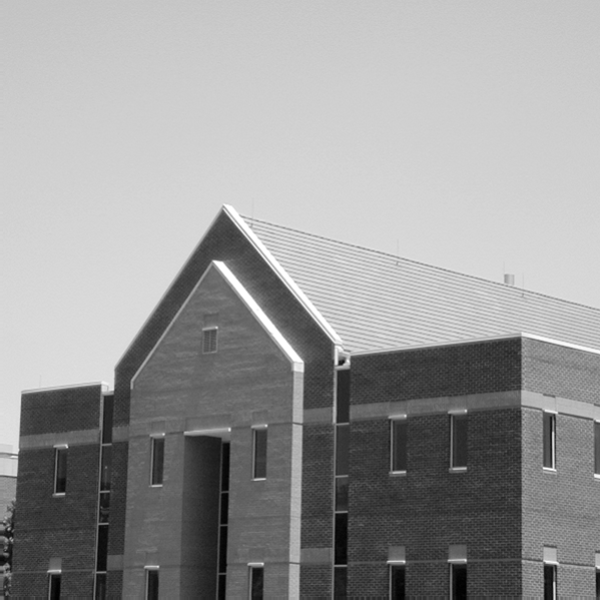
#> input picture Exercise_4/Images/building.tif, 600 x 600 px, found by its file name
$ jupyter execute Ex4_190095C.ipynb   (older library calls are emulated)
#> lines starting #> are read from the running program, lines starting #| are printed output that depends on the picture; after the words box and inside, x2 and y2 are one past the last pixel; in counts of white or black regions, pixels touching at a corner belong together
### Name - Bolonghe B.P.M
### Index No - 190095C

[cell 1]
# Question 1

import numpy as np
import cv2 as cv
import matplotlib.pyplot as plt
from mpl_toolkits.mplot3d import Axes3D
from matplotlib import cm
fig,ax = plt.subplots(1,2,figsize=(16,8))
ax1 = fig.add_subplot(121, projection='3d')
ax2 = fig.add_subplot(122, projection='3d')


delta=0.1
xx,yy = np.meshgrid(np.arange(-5,5+delta,delta),np.arange(-5,5+delta,delta))

sigma = 1
g = np.exp(-(xx**2 + yy**2)/(2*sigma**2))
print(np.sum(g))
g/=np.sum(g)
print('puk')
print(np.sum(g))
sobel_v=np.array([[-1,-2,-1],[0,0,0],[1,2,1]], dtype=np.float32)
g_x = cv.filter2D(g,-1,sobel_v)

sobel_h=np.array([[-1,0,1],[-2,0,2],[-1,0,1]], dtype=np.float32)
g_y = cv.filter2D(g,-1,sobel_h)

surf1= ax1.plot_surface(xx,yy,g_x,cmap=cm.jet,linewidth=0,antialiased=True)
surf2= ax2.plot_surface(xx,yy,g_y,cmap=cm.jet,linewidth=0,antialiased=True)
ax1.axis('off')
ax2.axis('off')
plt.show()

[cell 2]
g = np.exp(-(xx**2 + yy**2)/(2*sigma**2))/(2*np.pi*sigma**2)
print(np.sum(g))

[cell 3]
### Question2
import numpy as np
import cv2 as cv
import matplotlib.pyplot as plt

im = cv.imread(r'D:\PasinduManodara\Documents\OneDrive - University of Moratuwa\Academic Semester 4\EN2550 - Fundamentals of Image Processing and Machine Vision\coding assignments\Exercise_4\Images\building.tif',cv.IMREAD_COLOR)
#> im is the input picture: shape (600, 600, 3); min 0, max 255, mean 152.8
assert im is not None

gray=cv.cvtColor(im, cv.COLOR_BGR2GRAY)
gray =np.float32(gray)
dst = cv.cornerHarris(gray,2,3,0.04)

dst = cv.dilate(dst, None)
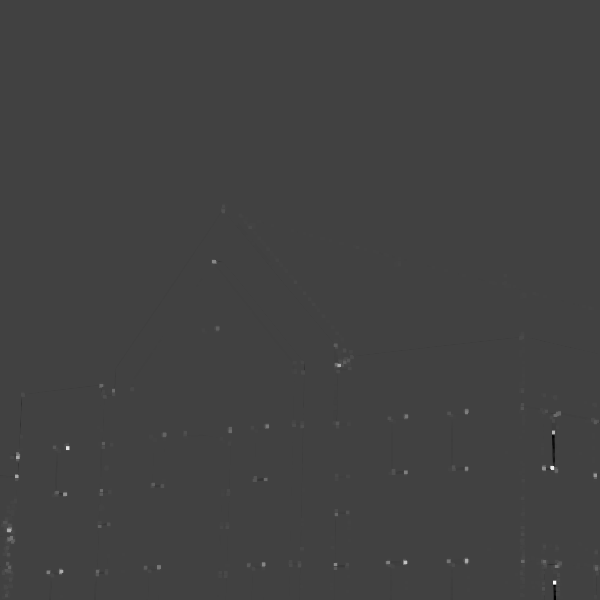
#> dst: shape (600, 600) float32; min -7770649.5, max 22525724, mean 21524.3; drawn with min black and max white
im[dst>0.01*dst.max()]=[0,0,255]
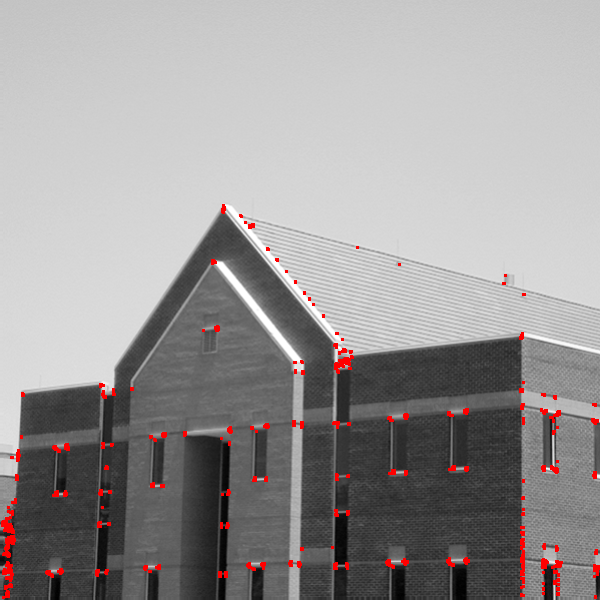
#> im: shape (600, 600, 3); 1.29% of pixels changed, all inside (x1, y1, x2, y2) = (1, 204, 600, 599)

plt.figure(figsize=(10,10))
plt.imshow(im)
plt.show()
#cv.imshow('dst',im)
#cv.waitKey(0)
#cv.destroyAllWindows()

[cell 4]
### Question 3

import numpy as np
import cv2 as cv
import matplotlib.pyplot as plt
from skimage.feature import peak_local_max

im = cv.imread(r'D:\PasinduManodara\Documents\OneDrive - University of Moratuwa\Academic Semester 4\EN2550 - Fundamentals of Image Processing and Machine Vision\coding assignments\Exercise_4\Images\building.tif',cv.IMREAD_COLOR)
assert im is not None

I = cv.cvtColor(im,cv.COLOR_BGR2GRAY)
I = np.float32(I)
sobel_v=np.array([[-1,-2,-1],[0,0,0],[1,2,1]], dtype=np.float32)
g_x = cv.filter2D(g,-1,sobel_v)

sobel_h=np.array([[-1,0,1],[-2,0,2],[-1,0,1]], dtype=np.float32)
g_y = cv.filter2D(g,-1,sobel_h)

Ix= cv.filter2D(I,-1,sobel_v)
Iy= cv.filter2D(I,-1,sobel_h)

sigma =3
ksize =7
m11 = cv.GaussianBlur(Ix*Ix,(ksize, ksize),sigma)
m12= cv.GaussianBlur(Ix*Iy,(ksize, ksize),sigma)
m21 = m12
m22 = cv.GaussianBlur(Iy*Iy,(ksize, ksize),sigma)

det = m11*m22-m12*m21
trace = m11+m22
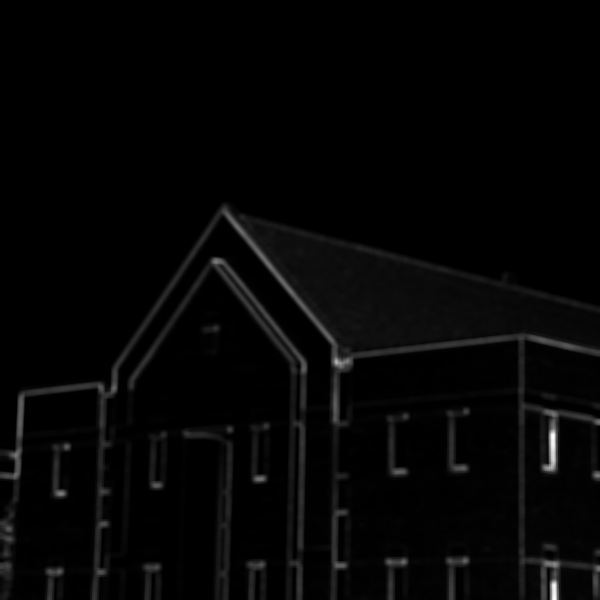
#> trace: shape (600, 600) float32; min 5.74, max 217900.3, mean 4656.9; drawn with min black and max white
alpha = 0.04
R = det - alpha*trace**2
R[R<1e8]=0
coordinates = peak_local_max(R,min_distance=2)
#> coordinates = 93 pairs, first value 211 to 594, second value 5 to 597

fig,ax = plt.subplots(2,2,figsize=(20,20))
ax[0,0].imshow(im, cmap='gray')
ax[0,0].plot(coordinates[:,1],coordinates[:,0],'r.')
ax[0,1].imshow(Ix+127, cmap='gray')
ax[1,0].imshow(Iy+127, cmap='gray')
ax[1,1].imshow(R+127, cmap=cm.jet)
plt.show()
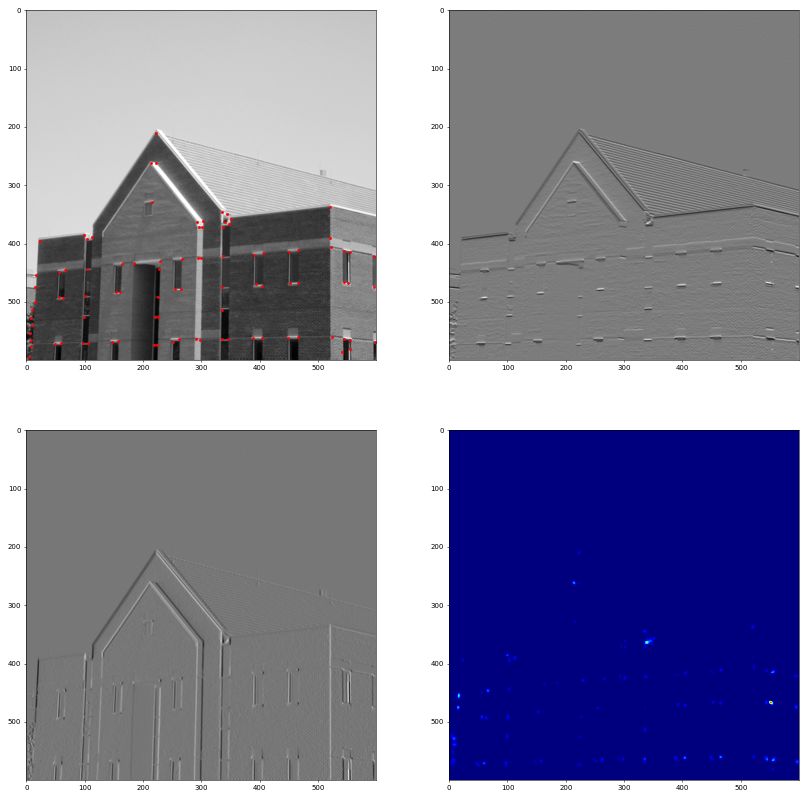
#> figure drawn by matplotlib, 4 panels

[cell 5]
### Question 4
import numpy as np
import cv2 as cv
import matplotlib.pyplot as plt

im = cv.imread(r'D:\PasinduManodara\Documents\OneDrive - University of Moratuwa\Academic Semester 4\EN2550 - Fundamentals of Image Processing and Machine Vision\coding assignments\Exercise_4\Images\building.tif',cv.IMREAD_GRAYSCALE)
assert im is not None
edges = cv.Canny(im,100,200,)
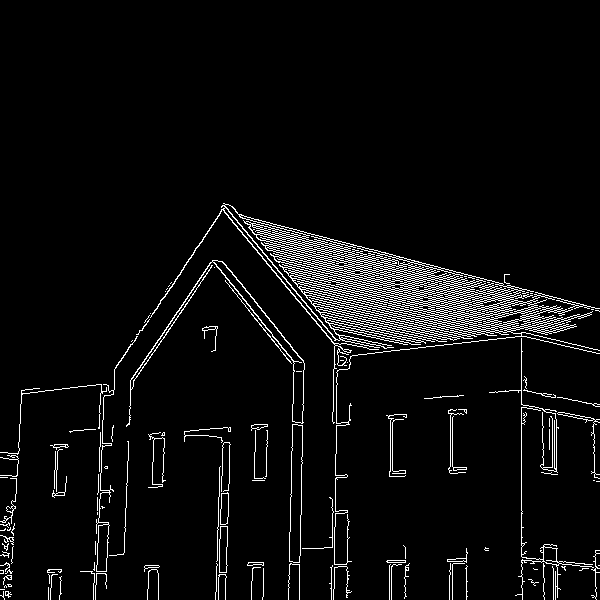
#> edges: shape (600, 600); 5% white in thin lines or dots, all inside (x1, y1, x2, y2) = (0, 203, 600, 600)

fig,ax = plt.subplots(1,2,figsize=(16,20))
ax[0].imshow(im, cmap='gray')
ax[1].imshow(edges, cmap='gray')
plt.show()

[cell 6]
import cv2

# Read the original image
img = cv2.imread(r'D:\PasinduManodara\Documents\OneDrive - University of Moratuwa\Academic Semester 4\EN2550 - Fundamentals of Image Processing and Machine Vision\coding assignments\Exercise_4\Images\building.tif')
# Display original image
assert img is not None
cv2.imshow('Original', img)
cv2.waitKey(0)

# Convert to graycsale
img_gray = cv2.cvtColor(img, cv2.COLOR_BGR2GRAY)
# Blur the image for better edge detection
img_blur = cv2.GaussianBlur(img_gray, (3,3), 0)

# Sobel Edge Detection
sobelx = cv2.Sobel(src=img_blur, ddepth=cv2.CV_64F, dx=1, dy=0, ksize=5) # Sobel Edge Detection on the X axis
sobely = cv2.Sobel(src=img_blur, ddepth=cv2.CV_64F, dx=0, dy=1, ksize=5) # Sobel Edge Detection on the Y axis
sobelxy = cv2.Sobel(src=img_blur, ddepth=cv2.CV_64F, dx=1, dy=1, ksize=5) # Combined X and Y Sobel Edge Detection
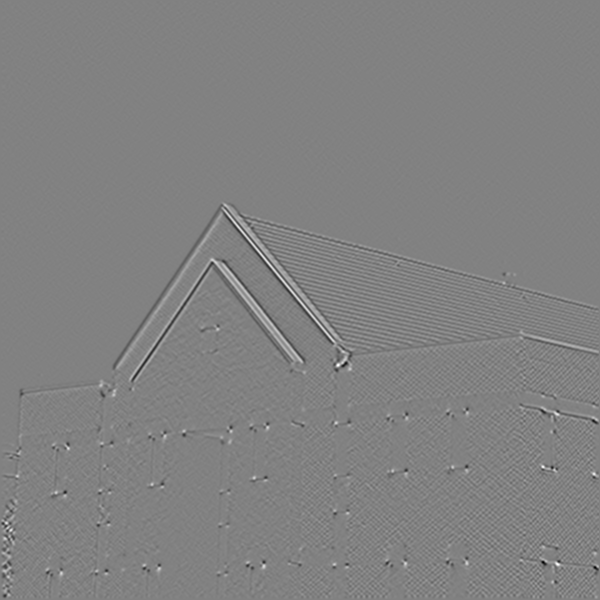
#> sobelxy: shape (600, 600) float64; min -1078, max 1043, mean 0; drawn with min black and max white
# Display Sobel Edge Detection Images
cv2.imshow('Sobel X', sobelx)
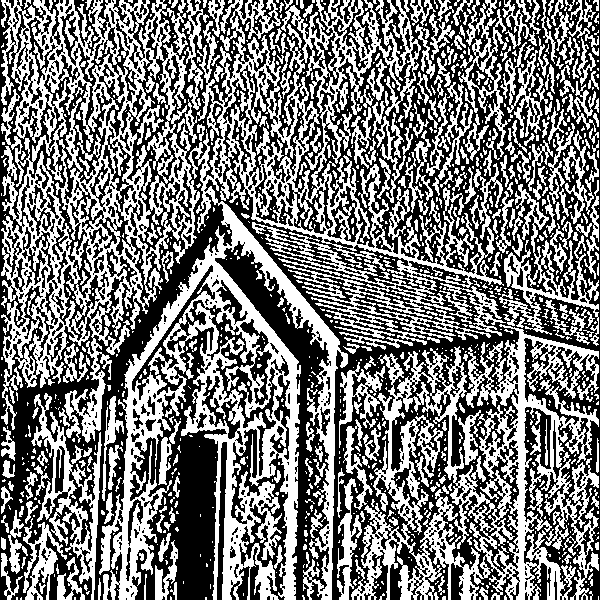
#> window 'Sobel X': shape (600, 600); 47.5% white; 1077 white regions (771 under 20 px), largest, box (x1, y1, x2, y2) and area: (99, 0, 504, 600) 59429, (1, 0, 200, 443) 33729, (351, 324, 599, 600) 26289
cv2.waitKey(0)
cv2.imshow('Sobel Y', sobely)
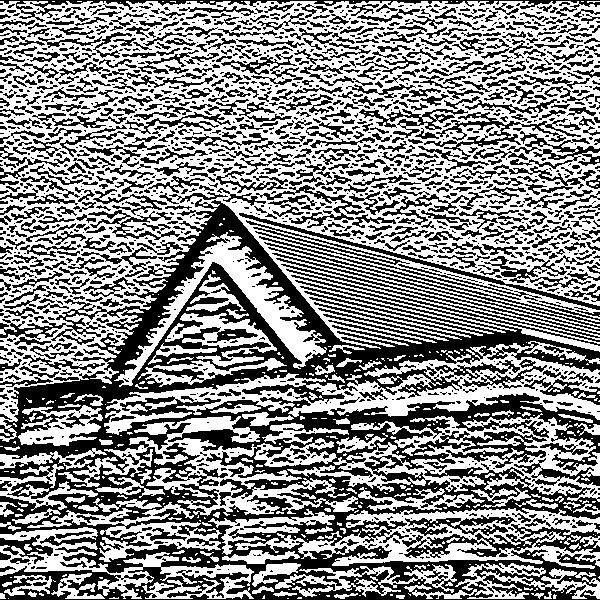
#> window 'Sobel Y': shape (600, 600); 54.6% white; 1821 black regions (1133 under 20 px), largest, box (x1, y1, x2, y2) and area: (0, 199, 600, 600) 82920, (402, 524, 600, 558) 2248, (0, 0, 600, 22) 1887
cv2.waitKey(0)
cv2.imshow('Sobel X Y using Sobel() function', sobelxy)
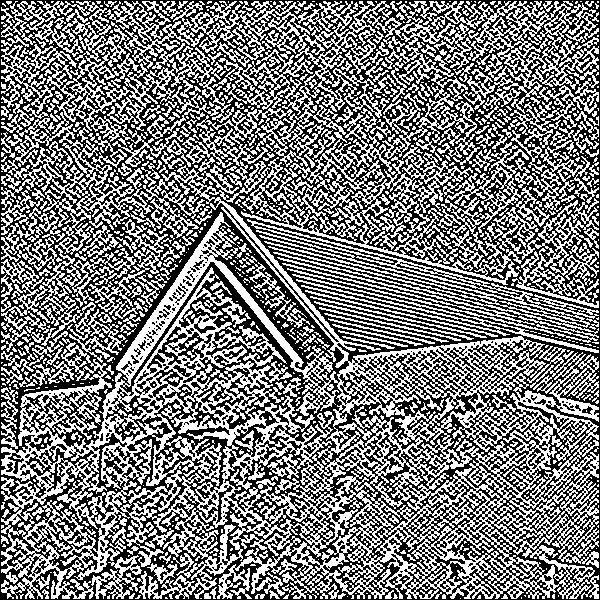
#> window 'Sobel X Y using Sobel() functi': shape (600, 600); 47.7% white in thin lines or dots
cv2.waitKey(0)

# Canny Edge Detection
edges = cv2.Canny(image=img_blur, threshold1=100, threshold2=200) # Canny Edge Detection
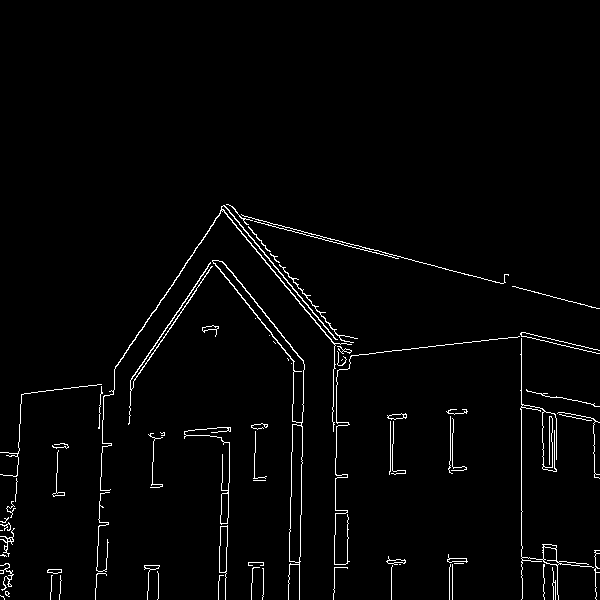
#> edges: shape (600, 600); 2.1% white in thin lines or dots, all inside (x1, y1, x2, y2) = (0, 204, 600, 600)
# Display Canny Edge Detection Image
cv2.imshow('Canny Edge Detection', edges)
cv2.waitKey(0)

cv2.destroyAllWindows()

[cell 7]
import cv2
import numpy as np

image = cv2.imread(r'D:\PasinduManodara\Documents\OneDrive - University of Moratuwa\Academic Semester 4\EN2550 - Fundamentals of Image Processing and Machine Vision\coding assignments\Exercise_4\Images\building.tif')

# Print error message if image is null
if image is None:
    print('Could not read image')

# Apply identity kernel
kernel1 = np.array([[0, 0, 0],
                    [0, 1, 0],
                    [0, 0, 0]])

identity = cv2.filter2D(src=image, ddepth=-1, kernel=kernel1)

cv2.imshow('Original', image)
cv2.imshow('Identity', identity)

cv2.waitKey()
cv2.imwrite('identity.jpg', identity)
cv2.destroyAllWindows()

# Apply blurring kernel
kernel2 = np.ones((5, 5), np.float32) / 25
img = cv2.filter2D(src=image, ddepth=-1, kernel=kernel2)

cv2.imshow('Original', image)
cv2.imshow('Kernel Blur', img)

cv2.waitKey()
cv2.imwrite('blur_kernel.jpg', img)
cv2.destroyAllWindows()

[cell 8]
# Import packages
import cv2

# Lists to store the bounding box coordinates
top_left_corner=[]
bottom_right_corner=[]

# function which will be called on mouse input
def drawRectangle(action, x, y, flags, *userdata):
  # Referencing global variables
  global top_left_corner, bottom_right_corner
  # Mark the top left corner when left mouse button is pressed
  if action == cv2.EVENT_LBUTTONDOWN:
    top_left_corner = [(x,y)]
    # When left mouse button is released, mark bottom right corner
  elif action == cv2.EVENT_LBUTTONUP:
    bottom_right_corner = [(x,y)]
    # Draw the rectangle
    cv2.rectangle(image, top_left_corner[0], bottom_right_corner[0], (0,255,0),2, 8)
    cv2.imshow("Window",image)

# Read Images
image = cv2.imread(r"D:\PasinduManodara\Documents\OneDrive - University of Moratuwa\Academic Semester 4\EN2550 - Fundamentals of Image Processing and Machine Vision\coding assignments\Exercise_4\Images\building.tif")
# Make a temporary image, will be useful to clear the drawing
temp = image.copy()
# Create a named window
cv2.namedWindow("Window")
# highgui function called when mouse events occur
cv2.setMouseCallback("Window", drawRectangle)

k=0
# Close the window when key q is pressed
while k!=113:
  # Display the image
  cv2.imshow("Window", image)
  k = cv2.waitKey(0)
#> (key Esc is pressed here)
